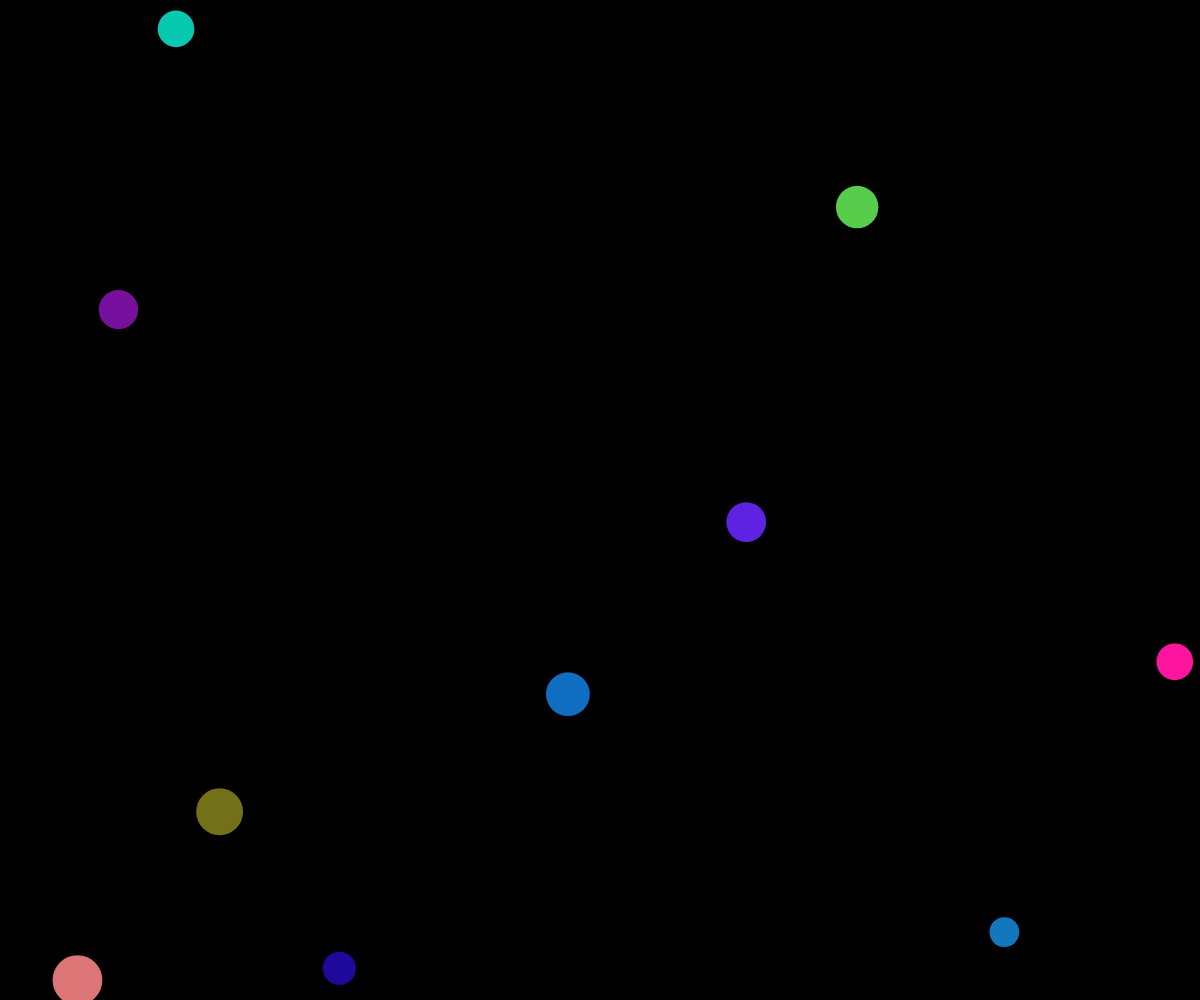
Frame 1 (no input)
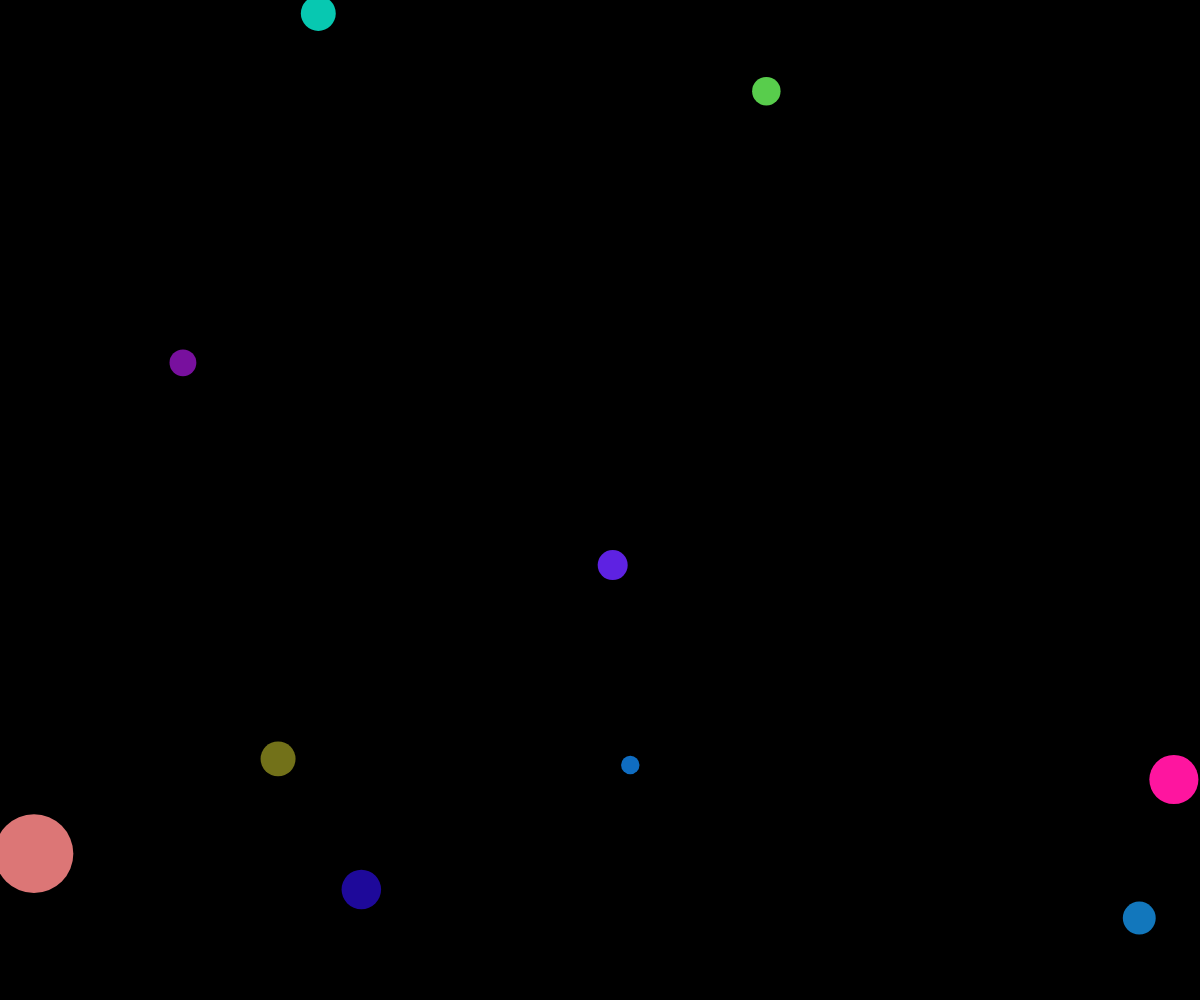
Frame 60 (no input)
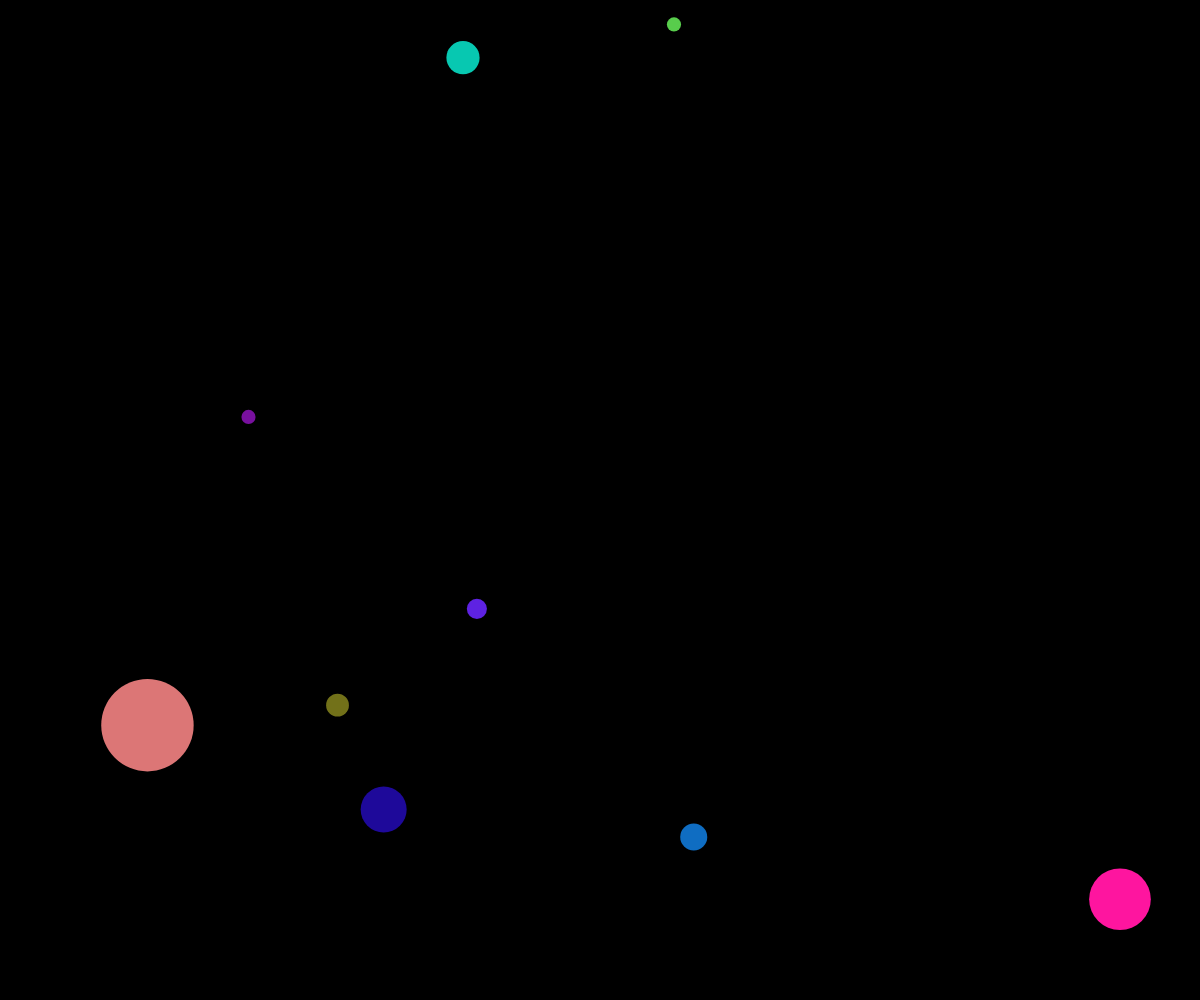
Frame 120 (the mouse pressed at the canvas centre since frame 60)

The p5.js sketch that drew these frames (run headless with seeded random() and noise() and a simulated clock; from frame 60 on, the mouse is pressed at the canvas centre):

// p5.js sketch
// ── sketch.js
let circles = []
let numCircles = 10

function setup() {
  createCanvas(windowWidth, windowHeight);

  for (let i = 0; i < numCircles; i++) {
    let circle = {
      x: random(width),
      y: random(height),
      size: random(20, 50),
      color: color(random(255), random(255), random(255)),
      xSpeed: random(-3, 3),
      ySpeed: random(-3, 3),
      sizeChange: random(-0.5, 0.5),
    }
    circles.push(circle)
  }
}

function draw() {
  background(0)
  for (let circle of circles) {
    fill(circle.color)
    noStroke()
    ellipse(circle.x, circle.y, circle.size)

    circle.x += circle.xSpeed
    circle.y += circle.ySpeed

    circle.size += circle.sizeChange

    if (circle.x < 0 || circle.x > width) {
      circle.xSpeed *= -1
    }
    if (circle.y < 0 || circle.y > height) {
      circle.ySpeed *= -1
    }
    if (circle.size > 100 || circle.size < 10) {
      circle.sizeChange *= -1
    }
  }
}
